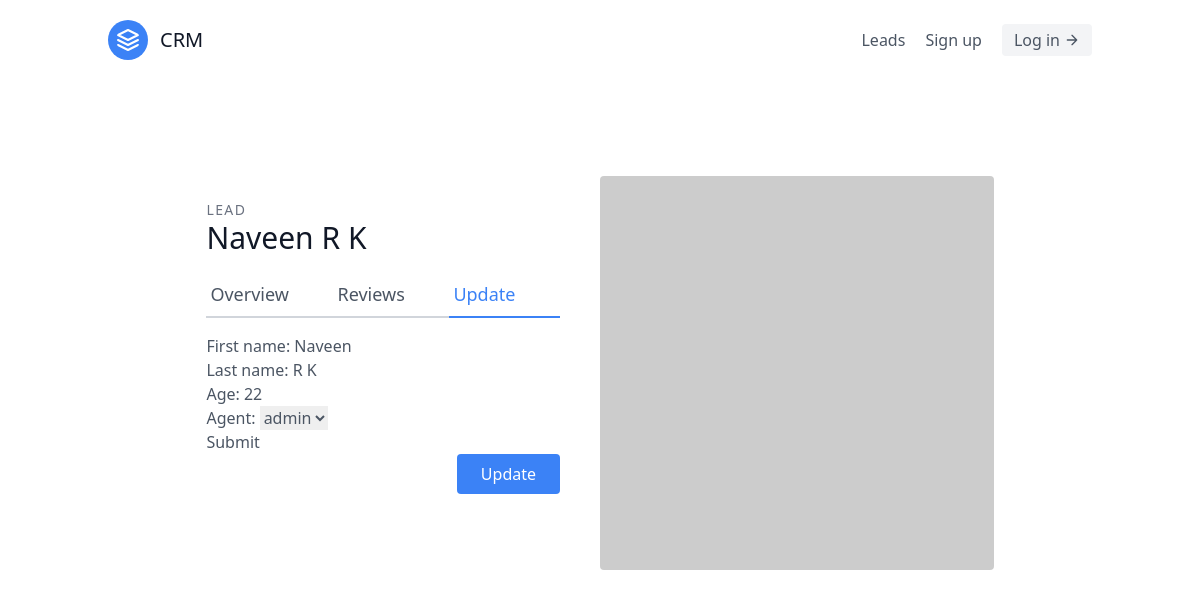
Page /leads/6/update/ on the committed database.
### leads/models.py (models this page shows, shortened)
class Leads(models.Model):
    first_name=models.CharField(max_length=100)
    last_name=models.CharField(max_length=100)
    age=models.IntegerField()
    agent=models.ForeignKey(Agent,on_delete=models.CASCADE)
    class Meta:
        verbose_name_plural="Leads"

### leads/views.py (the view, shortened to what this page needs)
# urls.py: path("<int:pk>/update/",LeadsUpdateView.as_view(),name="leads-update"),
class LeadsUpdateView(UpdateView):
    template_name="leads/leads_update.html"
    queryset=Leads.objects.all()
    form_class=LeadModelForm
    context_object_name="lead"

### leads/forms.py
class LeadModelForm(forms.ModelForm):
    class Meta :
        model=Leads
        fields=(
            "first_name" ,
            "last_name" ,
            "age" ,
            "agent" ,
        )

### leads/models.py (called while the page is built)
    def __str__(self) -> str:
        return f"{self.user}"

### leads/templates/leads/leads_update.html (shortened to what this page needs)
{% extends "base.html" %}
{% block content %}
<section class="text-gray-600 body-font overflow-hidden">
    <div class="container px-5 py-24 mx-auto">
      <div class="lg:w-4/5 mx-auto flex flex-wrap">
        <div class="lg:w-1/2 w-full lg:pr-10 lg:py-6 mb-6 lg:mb-0">
          <h2 class="text-sm title-font text-gray-500 tracking-widest">LEAD</h2>
          <h1 class="text-gray-900 text-3xl title-font font-medium mb-4">{{lead.first_name}} {{lead.last_name}}</h1>
          <div class="flex mb-4">
            <a href="{% url "leads:leads-details" lead.pk %}" class="flex-grow border-b-2 border-gray-300 py-2 text-lg px-1 hover:text-blue-300">
                Overview
            </a>
            <a class="flex-grow border-b-2 border-gray-300 py-2 text-lg px-1">
                Reviews
            </a>
            <a class="flex-grow text-blue-500 border-b-2 border-blue-500 py-2 text-lg px-1">
                Update
            </a>
            </div>
            <div>
                <form method="post">
                    {{form.as_p}}
                    <button type="submit">Submit</button>
                </form>
            </div>
          <div class="flex">
            <button class="flex ml-auto text-white bg-blue-500 border-0 py-2 px-6 focus:outline-none hover:bg-blue-600 rounded">Update</button>
          </div>
        </div>
        <img alt="ecommerce" class="lg:w-1/2 w-full lg:h-auto h-64 object-cover object-center rounded" src="https://dummyimage.com/400x400">
      </div>
    </div>
  </section>
{% endblock content %}

### rows in the picture
Leads: first_name "Naveen", last_name "R K", age "22", agent "admin"
